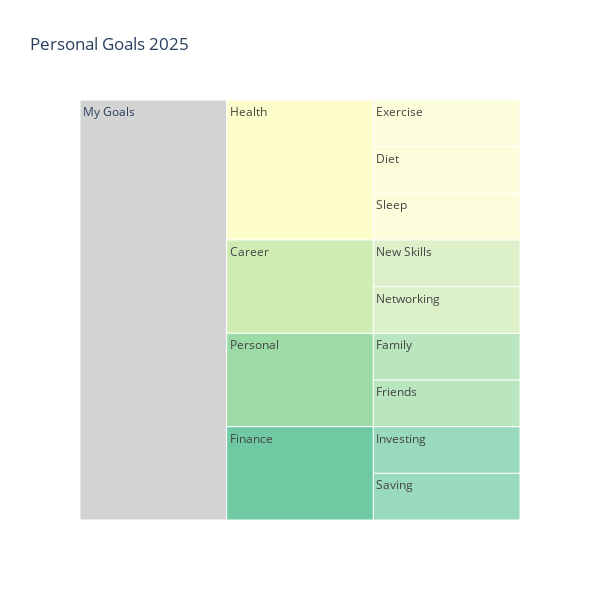

Notebook code cell kept with this figure:
### Markdown cell above
5. Customise the hover appearance by setting the arguments `hover_name` and `hover_data`

### Code cell
fig = px.icicle(df1, names='Activity',parents='Category',
                color_discrete_sequence=px.colors.sequential.deep,
                hover_name='Category',
                hover_data={'Activity':True, 'Category': False},
                height=600, width=600,
                title='Personal Goals 2025')
fig.update_traces(root_color="lightgrey")
fig.show()

### Figure 1 — Plotly figure (JSON) as saved in the notebook; plotly's stock layout.template omitted (floating-point values rounded to 4 significant figures)
{"data": [{"customdata": [["My Goals", ""], ["Health", "My Goals"], ["Career", "My Goals"], ["Personal", "My Goals"], ["Finance", "My Goals"], ["Exercise", "Health"], ["Diet", "Health"], ["Sleep", "Health"], ["New Skills", "Career"], ["Networking", "Career"], ["Family", "Personal"], ["Friends", "Personal"], ["Investing", "Finance"], ["Saving", "Finance"]], "domain": {"x": [0, 1], "y": [0, 1]}, "hovertemplate": "<b>%{hovertext}</b><br><br>Activity=%{customdata[0]}<extra></extra>", "hovertext": ["", "My Goals", "My Goals", "My Goals", "My Goals", "Health", "Health", "Health", "Career", "Career", "Personal", "Personal", "Finance", "Finance"], "labels": ["My Goals", "Health", "Career", "Personal", "Finance", "Exercise", "Diet", "Sleep", "New Skills", "Networking", "Family", "Friends", "Investing", "Saving"], "name": "", "parents": ["", "My Goals", "My Goals", "My Goals", "My Goals", "Health", "Health", "Health", "Career", "Career", "Personal", "Personal", "Finance", "Finance"], "root": {"color": "lightgrey"}, "type": "icicle"}], "layout": {"height": 600, "iciclecolorway": ["rgb(253, 253, 204)", "rgb(206, 236, 179)", "rgb(156, 219, 165)", "rgb(111, 201, 163)", "rgb(86, 177, 163)", "rgb(76, 153, 160)", "rgb(68, 130, 155)", "rgb(62, 108, 150)", "rgb(62, 82, 143)", "rgb(64, 60, 115)", "rgb(54, 43, 77)", "rgb(39, 26, 44)"], "legend": {"tracegroupgap": 0}, "title": {"text": "Personal Goals 2025"}, "width": 600}}
